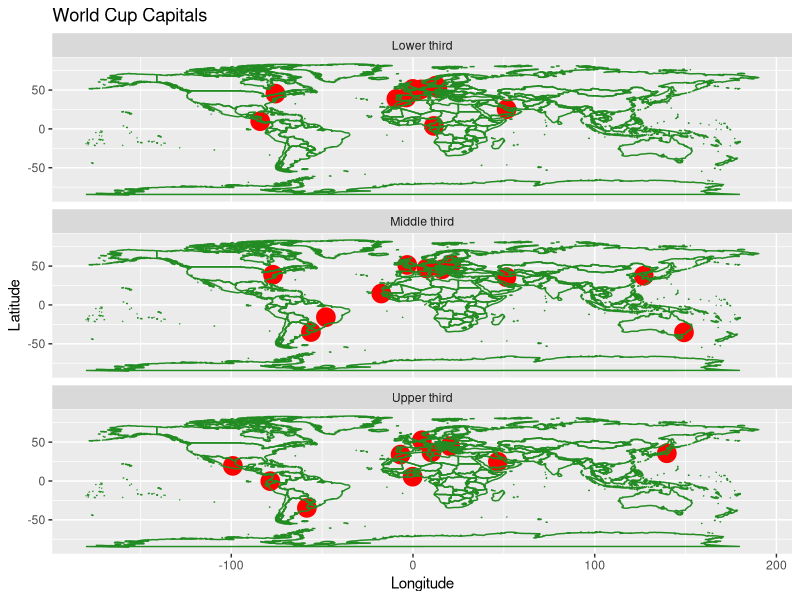
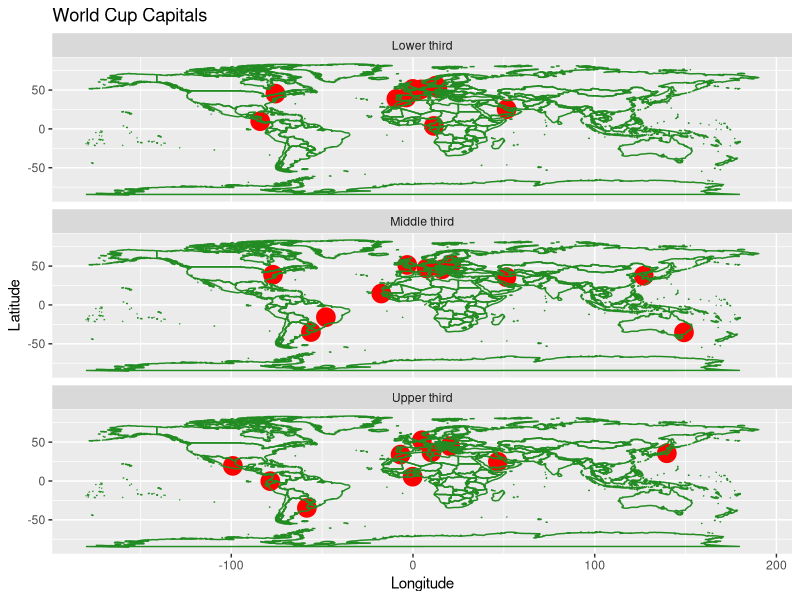

These figures' R source, in order:
## ---- chunk 1
knitr::opts_chunk$set(echo = TRUE)
## ---- chunk 2

library(ggplot2)
library(maps)

coords_df <- read.csv(
  "avg_team_data.csv",
  header=TRUE
)

#Does the number of fouls committed per game differ by geographic region?

#Add fouls category by splitting into three quantiles
coords_df$fouls_category <- 
  cut(coords_df$fouls.committed, 
      breaks = c(0, 
                 quantile(coords_df$fouls.committed, 0.33),
                 quantile(coords_df$fouls.committed, 0.66), 
                 quantile(coords_df$fouls.committed, 1)),
                                labels = c("Lower third", 
                                           "Middle third", 
                                           "Upper third"))




#Put capital city of each team on map
#Facet by number of fouls

map_outline <- map_data("world")

foul_map <- ggplot(coords_df, aes(x = Longitude, y = Latitude)) +
    geom_point(color = "red", size = 6) +
    labs(x = "Longitude", y = "Latitude", title = "World Cup Capitals")

# Add the map layer and facet by 'fouls_category'
foul_map <- foul_map + 
    geom_path(data = map_outline, aes(x = long, y = lat, group = group), color = "forestgreen") +
    facet_wrap(~ fouls_category, ncol=1)


foul_map
ggsave("foul_map.png")
